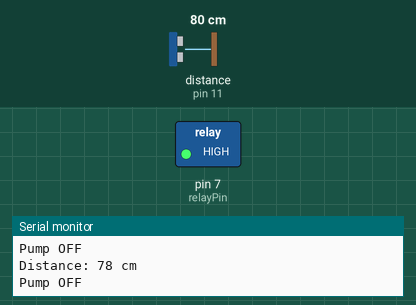
The sketch below on a simulated Arduino Uno, built with avr-gcc and run on an emulated ATmega328P. Parts: switched loads named in the sketch (green lamp = pin HIGH), the last lines printed to the serial monitor. Wiring (inferred from the names in the program): ultrasonic range finder: trigger pin 10; echo pin 11. Inputs (shaded band) come from the test bench; at power-on: distance to the obstacle (sensor on pin 11) 80 cm. The echo pulse lasts 58.3 µs per cm; pins used as bus, display or sensor lines are not drawn.

Above: at 1.2 s.
1.3 s: distance to the obstacle (sensor on pin 11) set to 2 cm
At 1.8 s:
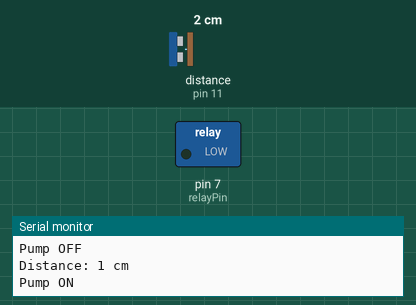
3.4 s: distance to the obstacle (sensor on pin 11) set to 35 cm
Timing chart, 0 to 6.4 s (numbered marks = the images above; inputs shaded):
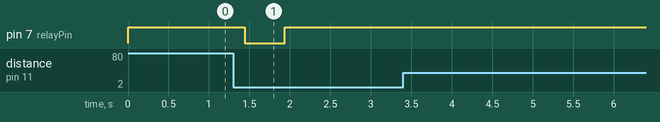

Measured:
- after the input at 1.3 s, pin 7 (relayPin): HIGH → LOW after 0.14 s, → HIGH 0.50 s later

The sketch:

Automatic_Water_Tap.ino
```cpp
// ===== PIN =====
const int trigPin = 10;
const int echoPin = 11;
const int relayPin = 7;
// Jarak tangan agar pump nyala (cm)
const int distanceThreshold = 10;
bool pumped = false;
void setup() {
  pinMode(trigPin, OUTPUT);
  pinMode(echoPin, INPUT);
  pinMode(relayPin, OUTPUT);
  // Relay OFF awal
  digitalWrite(relayPin, HIGH);
  Serial.begin(9600);
}
void loop() {
  long duration;
  long distance;
  // Kirim gelombang ultrasonic
  digitalWrite(trigPin, LOW);
  delayMicroseconds(2);
  digitalWrite(trigPin, HIGH);
  delayMicroseconds(10);
  digitalWrite(trigPin, LOW);
  // Baca pantulan dengan timeout 30ms
  duration = pulseIn(echoPin, HIGH, 30000);
  // Ubah jadi cm
  distance = duration * 0.034 / 2;
  Serial.print("Distance: ");
  Serial.print(distance);
  Serial.println(" cm");
// Gelas terdeteksi jika distance = 0 ATAU tangan sangat dekat
  if (distance == 0 || (distance > 0 && distance <= distanceThreshold)) {
    if (!pumped) {
      Serial.println("Pump ON");
      digitalWrite(relayPin, LOW);   // Pump ON
      delay(500);                    // Pompa selama 0.5 detik
      digitalWrite(relayPin, HIGH);  // Pump OFF
      pumped = true;                 // Tandai sudah dipompa
    }
  } else {
    Serial.println("Pump OFF");
    pumped = false; // Reset saat gelas diangkat
  }
  delay(200);
}
```
